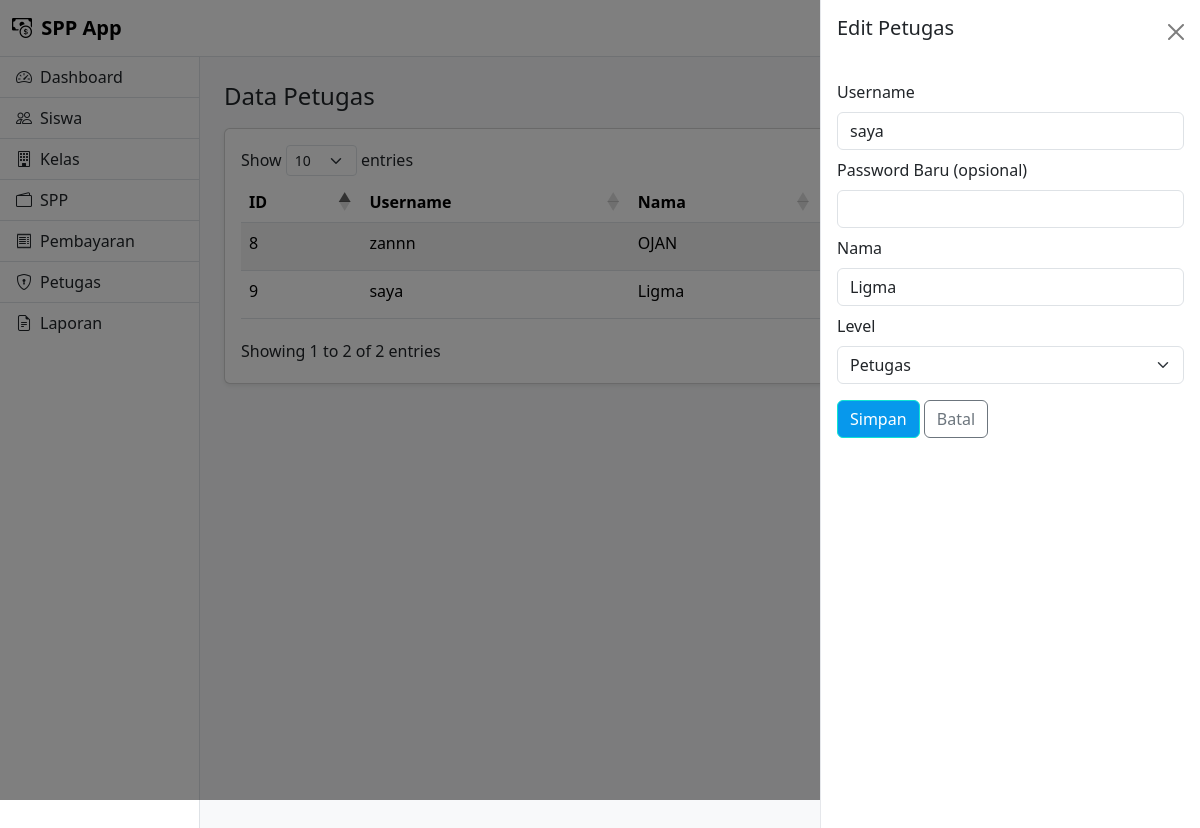
The page /index.php?page=petugas&edit=9 (signed in) on the database its author committed.
### tables this page shows
CREATE TABLE `petugas` (
  `id_petugas` int(11) NOT NULL,
  `username` varchar(25) DEFAULT NULL,
  `password` varchar(255) DEFAULT NULL,
  `nama_petugas` varchar(35) DEFAULT NULL,
  `level` enum('admin','petugas') DEFAULT NULL,
  `aktif` tinyint(1) NOT NULL DEFAULT 1
);

### index.php (called while the page is built, shortened)
<?php
include "layouts/head.php";
include "layouts/navbar.php";
include "layouts/sidebar.php";
$page = $_GET['page'] ?? 'dashboard';
include "pages/$page.php";
include "layouts/footer.php";

### pages/petugas.php (the view, shortened to what this page needs)
<?php
include __DIR__."/../config/koneksi.php";
?>
<div class="d-flex justify-content-between align-items-center mb-3">
  <h4 class="mb-0">Data Petugas</h4>
  <a href="register.php" class="btn btn-primary btn-sm">
  </a>
</div>
<?php
$rows = mysqli_query($koneksi,"SELECT * FROM petugas WHERE aktif=1 ORDER BY id_petugas DESC");
?>
<div class="card shadow-sm">
  <div class="card-body">
    <table class="table table-striped datatable">
      <thead>
        <tr>
          <th>ID</th>
          <th>Username</th>
          <th>Nama</th>
          <th>Level</th>
          <th width="120">Aksi</th>
        </tr>
      </thead>
      <tbody>
      <?php while($d=mysqli_fetch_assoc($rows)): ?>
        <tr>
          <td><?= $d['id_petugas'] ?></td>
          <td><?= htmlspecialchars($d['username']) ?></td>
          <td><?= htmlspecialchars($d['nama_petugas']) ?></td>
          <td><span class="badge bg-secondary"><?= $d['level'] ?></span></td>
          <td>
            <a class="btn btn-sm btn-outline-primary"
               href="/spp_app/index.php?page=petugas&edit=<?= $d['id_petugas'] ?>">
            </a>
            <a class="btn btn-sm btn-outline-danger"
               href="/spp_app/index.php?page=petugas&hapus=<?= $d['id_petugas'] ?>"
               onclick="return confirm('Hapus data ini?')">
            </a>
          </td>
        </tr>
      <?php endwhile; ?>
      </tbody>
    </table>
  </div>
</div>
<?php
if(isset($_GET['edit'])):
  $id=(int)$_GET['edit'];
  $e=mysqli_fetch_assoc(mysqli_query($koneksi,"SELECT * FROM petugas WHERE id_petugas=$id"));
?>
<div class="offcanvas offcanvas-end show" tabindex="-1"
     style="visibility:visible; background:white; width:380px; border-left:1px solid #e5e7eb">
  <div class="offcanvas-header">
    <h5>Edit Petugas</h5>
    <a href="/spp_app/index.php?page=petugas" class="btn-close"></a>
  </div>
  <div class="offcanvas-body">
    <form method="post">
      <div class="mb-2">
        <label class="form-label">Username</label>
        <input class="form-control" name="username" value="<?= htmlspecialchars($e['username']) ?>" required>
      </div>
      <div class="mb-2">
        <label class="form-label">Password Baru (opsional)</label>
        <input type="password" class="form-control" name="password">
      </div>
      <div class="mb-2">
        <label class="form-label">Nama</label>
        <input class="form-control" name="nama_petugas" value="<?= htmlspecialchars($e['nama_petugas']) ?>" required>
      </div>
      <div class="mb-3">
        <label class="form-label">Level</label>
        <select class="form-select" name="level" required>
          <option value="petugas" <?= $e['level']=='petugas'?'selected':'';?>>Petugas</option>
        </select>
      </div>
      <button class="btn btn-primary" name="save">Simpan</button>
      <a class="btn btn-outline-secondary" href="/spp_app/index.php?page=petugas">Batal</a>
    </form>
  </div>
</div>
<?php endif; ?>

### assets/css/style.css (style rules this page uses)
.btn-primary { background:#0798ec; border-color:#0ee4d2; }

### rows shown on the page
petugas: id_petugas "9", username "saya", nama_petugas "Ligma", level "Petugas"
petugas: id_petugas "8", username "zannn", nama_petugas "OJAN"
